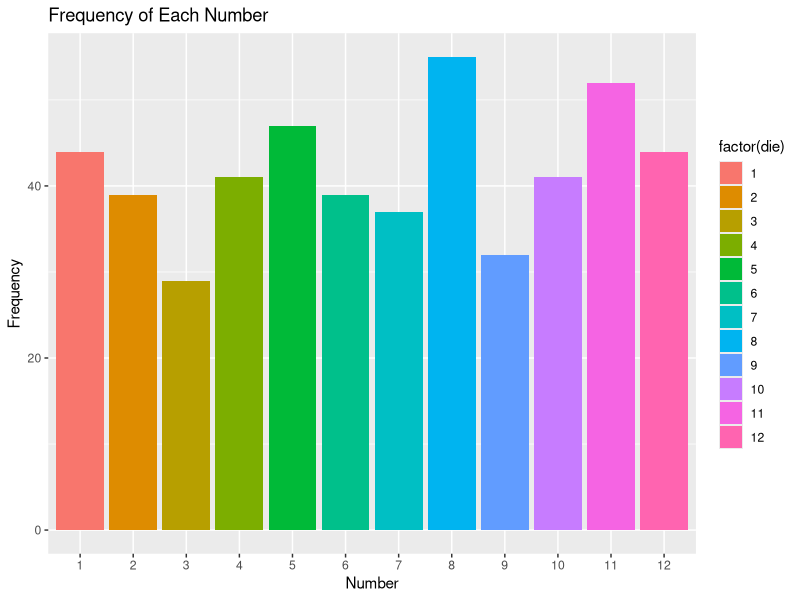
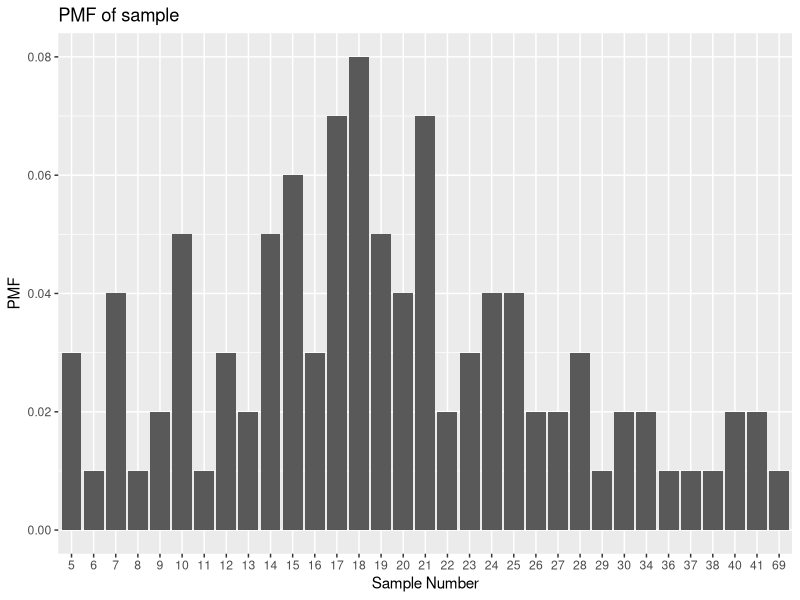
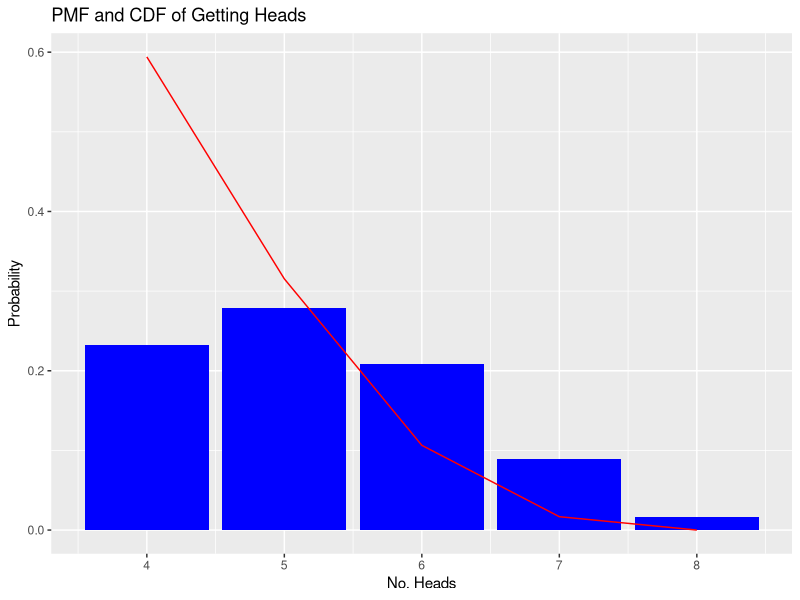
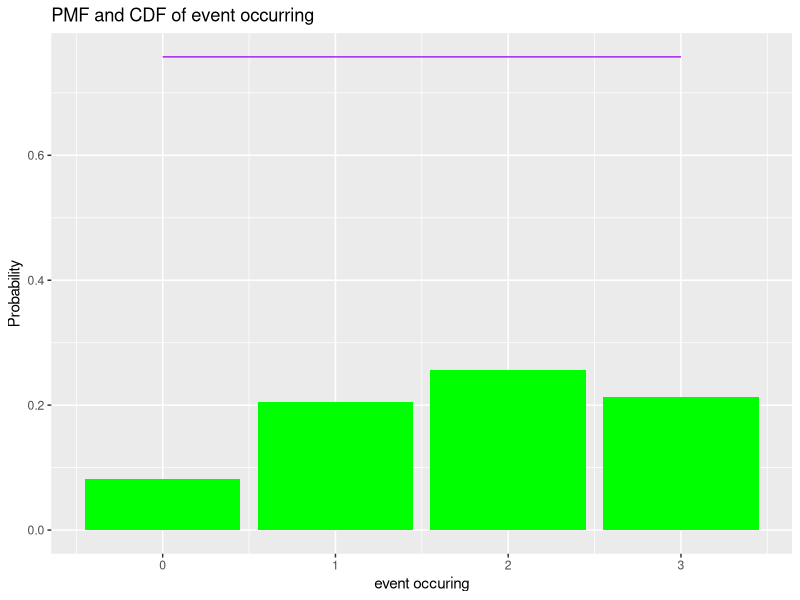
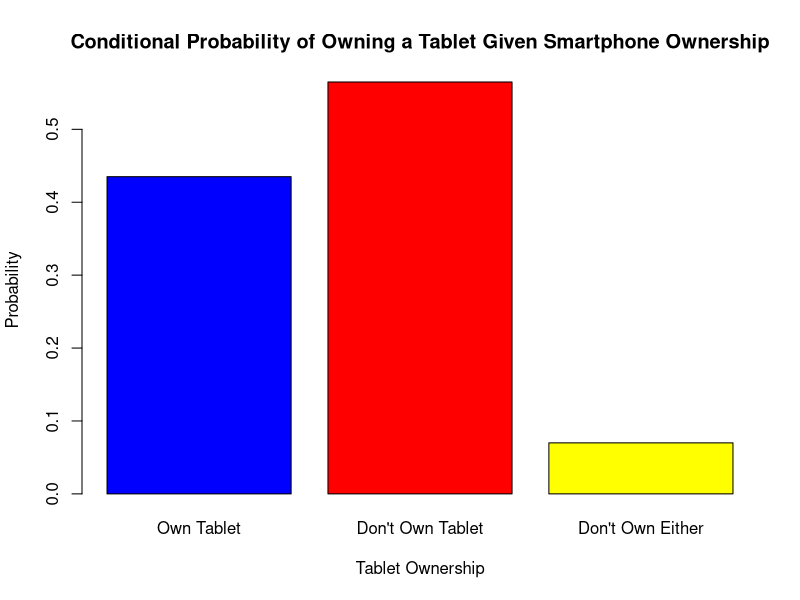

Here is the R script that generated these plots, in order:
## ---- chunk 1
knitr::opts_chunk$set(echo = TRUE)
## ---- chunk 2
## Question 1
## part a
die <- sample(1:12,500,replace=TRUE)
##part b 
#The calculated probablity is 2/3rds or 66.7% 
total<-sum(((die>1)&(die%%2:6!=0))|(die%%3==0))
prob<-total/500
prob
##looking at the empirical data, it is not consistent with what i got 
##part c
library(ggplot2)
ggplot() + geom_bar(data = data.frame(outcome = die), aes(x = factor(die), fill = factor(die))) +
  labs(title = "Frequency of Each Number", x = "Number",y = "Frequency")
       


##Question 2
##part a
sample<-rnbinom(100,size=5,p=0.2)
sample

##part b
pmf<-table(sample)/100
pmf

##part c
PMF<-as.data.frame(pmf)
colnames(PMF)<-c("Number","Probability")
ggplot(PMF, aes(x = factor(Number),y=Probability)) + geom_bar(stat="identity") + labs(title = "PMF of sample", x = "Sample Number",y = "PMF")

##Question 3
##part a
heads <- dbinom(4:8,size=8,prob=0.6)
total_heads<-sum(heads)
total_heads

##part b
cdf<-pbinom(4:8, size=8, prob=0.6, lower.tail=FALSE)
cdf



##part c
pcdf<-data.frame(x=4:8,PMF=heads,CDF=cdf)
ggplot(pcdf, aes(x))+ geom_bar(aes(y=PMF),stat="identity", fill="blue") + geom_line(aes(y=CDF), color="red") +labs(title = "PMF and CDF of Getting Heads",x = "No. Heads",y = "Probability")


##Question 4
##part a
pois_prob<-dpois(3,2.5)
pois_prob

##part b
cdf<-ppois(3,2.5)
cdf

##part c
event <- dpois(0:3,2.5)
pcdf<-data.frame(x=0:3,PMF=event,CDF=cdf)
ggplot(pcdf, aes(x))+ geom_bar(aes(y=PMF),stat="identity", fill="green") + geom_line(aes(y=CDF), color="purple") +labs(title = "PMF and CDF of event occurring",x = "event occuring",y = "Probability")



##Question 5
##part a
total<-replicate(1000,{
die<-sample(1:6,3,replace=TRUE)
})

##part b
count <- 0
  for (i in 1:ncol(total)) {
    if (((total[1,i]+total[2,i]) > 10) & (total[3, i] < 5)) {
      count <- count + 1
    }}

joint_probability <- count/ 10000
joint_probability

##part c
countA <- 0
  for (i in 1:ncol(total)) {
    if ((sum(total[1:2,i]) == 9) & (sum(total[3,i]) > 12)) {
      countA <- countA + 1
    }}
    
  countB <- 0
  for (i in 1:ncol(total)) {
    if (sum(total[1:2,i]) == 9) {
      countB <- countB + 1
    }}

condi_prob<-countA/countB
condi_prob


##question 6
##part a
smartphone <- 0.87
tablet <- 0.43

smartphone_sample <- sample(c(0, 1), 1500, replace = TRUE, prob = c(1 -smartphone,smartphone))
tablet_sample <- sample(c(0, 1), 1500, replace = TRUE, prob = c(1 -tablet,tablet))
population_data <- data.frame(ID = 1:1500, SMART = smartphone_sample, TAB = tablet_sample)
 
# 1 representing yes, 0 representing no

##part b
smarty<-population_data$SMART
tabby<-population_data$TAB
both_smart_tab<-sum((smarty==1) & (tabby==1))/1500
both_smart_tab


##part c 
#(Since being under the age of 30 does not have an impact on this data, we just have to see if they have a smartphone and tablet, if they already have a smartphone)

smart_prob<-sum(population_data$SMART==1)/1500
condi_prob<-both_smart_tab/smart_prob
condi_prob


##part d
tab_prob<-sum(population_data$TAB==1)/1500
barplot(c(condi_prob, 1-condi_prob, 1-(smart_prob+tab_prob-both_smart_tab)),
        names.arg = c("Own Tablet", "Don't Own Tablet", "Don't Own Either"),
        xlab = "Tablet Ownership",
        ylab = "Probability",
        col = c("blue", "red", "yellow"),
        main = "Conditional Probability of Owning a Tablet Given Smartphone Ownership")


##Question 7
#N=50, k=4, x=the question asked, m=3, n=50-3=47

##part a
prob_a<-dhyper(3,3,47,4)
prob_a

##part b
prob_b<-dhyper(2,3,47,4)
prob_b

##part c
prob_c<-dhyper(1,3,47,4)
prob_c

##part d
prob_d<-dhyper(0,3,47,4)
prob_d
